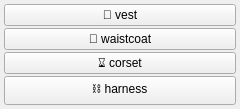
<?xml version="1.0" encoding="UTF-8"?>
<ui version="4.0">
 <class>clothes_vest_menu</class>
 <widget class="QWidget" name="clothes_vest_menu">
  <property name="geometry">
   <rect><x>0</x><y>0</y><width>240</width><height>60</height></rect>
  </property>
  <layout class="QGridLayout" name="grid">
   <property name="leftMargin"><number>4</number></property>
   <property name="topMargin"><number>4</number></property>
   <property name="rightMargin"><number>4</number></property>
   <property name="bottomMargin"><number>4</number></property>
   <property name="horizontalSpacing"><number>2</number></property>
   <property name="verticalSpacing"><number>2</number></property>
   <item row="0" column="0">
    <widget class="QPushButton" name="chk_vest">
     <property name="checkable"><bool>true</bool></property>
     <property name="text"><string>🦺 vest</string></property>
     <property name="tags" stdset="0"><string>vest</string></property>
     <property name="group" stdset="0"><string>vest</string></property>
    </widget>
   </item>
   <item row="1" column="0">
    <widget class="QPushButton" name="chk_waistcoat">
     <property name="checkable"><bool>true</bool></property>
     <property name="text"><string>🤵 waistcoat</string></property>
     <property name="tags" stdset="0"><string>waistcoat</string></property>
     <property name="group" stdset="0"><string>vest</string></property>
    </widget>
   </item>
   <item row="2" column="0">
    <widget class="QPushButton" name="chk_corset">
     <property name="checkable"><bool>true</bool></property>
     <property name="text"><string>⌛ corset</string></property>
     <property name="tags" stdset="0"><string>corset</string></property>
     <property name="group" stdset="0"><string>vest</string></property>
    </widget>
   </item>
   <item row="3" column="0">
    <widget class="QPushButton" name="chk_harness">
     <property name="checkable"><bool>true</bool></property>
     <property name="text"><string>⛓️ harness</string></property>
     <property name="tags" stdset="0"><string>harness</string></property>
     <property name="group" stdset="0"><string>vest</string></property>
    </widget>
   </item>
  </layout>
 </widget>
 <resources/>
 <connections/>
</ui>
